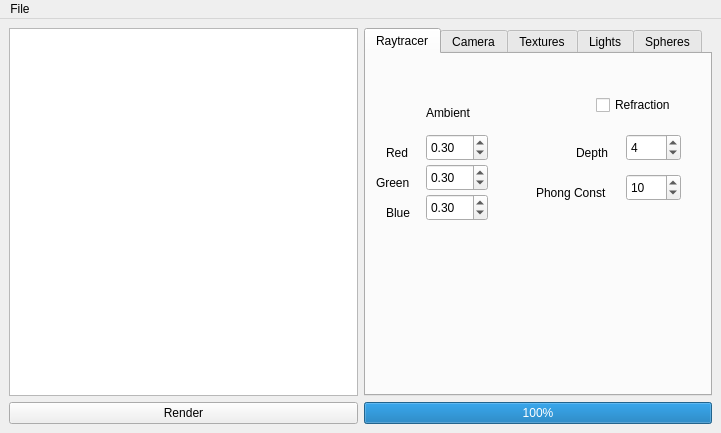
<?xml version="1.0" encoding="UTF-8"?>
<ui version="4.0">
 <class>mainWindowGui</class>
 <widget class="QMainWindow" name="mainWindowGui">
  <property name="geometry">
   <rect>
    <x>0</x>
    <y>0</y>
    <width>721</width>
    <height>433</height>
   </rect>
  </property>
  <property name="windowTitle">
   <string>MainWindow</string>
  </property>
  <widget class="QWidget" name="mainWidget">
   <layout class="QGridLayout" name="gridLayout_4">
    <item row="0" column="0">
     <layout class="QGridLayout" name="gridLayout">
      <item row="1" column="0">
       <widget class="OpenGLCanvas" name="graphics">
        <property name="sizePolicy">
         <sizepolicy hsizetype="Expanding" vsizetype="MinimumExpanding">
          <horstretch>0</horstretch>
          <verstretch>0</verstretch>
         </sizepolicy>
        </property>
        <property name="minimumSize">
         <size>
          <width>200</width>
          <height>200</height>
         </size>
        </property>
       </widget>
      </item>
     </layout>
    </item>
    <item row="0" column="1">
     <widget class="QTabWidget" name="tabWidget">
      <property name="currentIndex">
       <number>0</number>
      </property>
      <widget class="QWidget" name="tab_4">
       <attribute name="title">
        <string>Raytracer</string>
       </attribute>
       <widget class="QDoubleSpinBox" name="doubleSpinBox_18">
        <property name="geometry">
         <rect>
          <x>60</x>
          <y>80</y>
          <width>62</width>
          <height>27</height>
         </rect>
        </property>
        <property name="maximum">
         <double>1.000000000000000</double>
        </property>
        <property name="singleStep">
         <double>0.100000000000000</double>
        </property>
        <property name="value">
         <double>0.300000000000000</double>
        </property>
       </widget>
       <widget class="QSpinBox" name="spinBox_2">
        <property name="geometry">
         <rect>
          <x>260</x>
          <y>80</y>
          <width>55</width>
          <height>27</height>
         </rect>
        </property>
        <property name="value">
         <number>4</number>
        </property>
       </widget>
       <widget class="QSpinBox" name="spinBox_3">
        <property name="geometry">
         <rect>
          <x>260</x>
          <y>120</y>
          <width>55</width>
          <height>27</height>
         </rect>
        </property>
        <property name="maximum">
         <number>500</number>
        </property>
        <property name="value">
         <number>10</number>
        </property>
       </widget>
       <widget class="QDoubleSpinBox" name="doubleSpinBox_19">
        <property name="geometry">
         <rect>
          <x>60</x>
          <y>110</y>
          <width>62</width>
          <height>27</height>
         </rect>
        </property>
        <property name="maximum">
         <double>1.000000000000000</double>
        </property>
        <property name="singleStep">
         <double>0.100000000000000</double>
        </property>
        <property name="value">
         <double>0.300000000000000</double>
        </property>
       </widget>
       <widget class="QDoubleSpinBox" name="doubleSpinBox_20">
        <property name="geometry">
         <rect>
          <x>60</x>
          <y>140</y>
          <width>62</width>
          <height>27</height>
         </rect>
        </property>
        <property name="maximum">
         <double>1.000000000000000</double>
        </property>
        <property name="singleStep">
         <double>0.100000000000000</double>
        </property>
        <property name="value">
         <double>0.300000000000000</double>
        </property>
       </widget>
       <widget class="QLabel" name="label_21">
        <property name="geometry">
         <rect>
          <x>20</x>
          <y>150</y>
          <width>31</width>
          <height>17</height>
         </rect>
        </property>
        <property name="text">
         <string>Blue</string>
        </property>
       </widget>
       <widget class="QLabel" name="label_22">
        <property name="geometry">
         <rect>
          <x>20</x>
          <y>90</y>
          <width>31</width>
          <height>17</height>
         </rect>
        </property>
        <property name="text">
         <string>Red</string>
        </property>
       </widget>
       <widget class="QLabel" name="label_23">
        <property name="geometry">
         <rect>
          <x>10</x>
          <y>120</y>
          <width>41</width>
          <height>17</height>
         </rect>
        </property>
        <property name="text">
         <string>Green</string>
        </property>
       </widget>
       <widget class="QLabel" name="label_20">
        <property name="geometry">
         <rect>
          <x>60</x>
          <y>50</y>
          <width>62</width>
          <height>17</height>
         </rect>
        </property>
        <property name="text">
         <string>Ambient</string>
        </property>
       </widget>
       <widget class="QLabel" name="label_24">
        <property name="geometry">
         <rect>
          <x>210</x>
          <y>90</y>
          <width>41</width>
          <height>17</height>
         </rect>
        </property>
        <property name="text">
         <string>Depth</string>
        </property>
       </widget>
       <widget class="QLabel" name="label_25">
        <property name="geometry">
         <rect>
          <x>170</x>
          <y>130</y>
          <width>91</width>
          <height>17</height>
         </rect>
        </property>
        <property name="text">
         <string>Phong Const</string>
        </property>
       </widget>
       <widget class="QCheckBox" name="checkBox">
        <property name="geometry">
         <rect>
          <x>230</x>
          <y>40</y>
          <width>94</width>
          <height>22</height>
         </rect>
        </property>
        <property name="text">
         <string>Refraction</string>
        </property>
       </widget>
      </widget>
      <widget class="QWidget" name="tab_5">
       <attribute name="title">
        <string>Camera</string>
       </attribute>
       <widget class="QPushButton" name="pushButton_5">
        <property name="geometry">
         <rect>
          <x>130</x>
          <y>170</y>
          <width>93</width>
          <height>27</height>
         </rect>
        </property>
        <property name="text">
         <string>Apply</string>
        </property>
       </widget>
       <widget class="QDoubleSpinBox" name="doubleSpinBox_21">
        <property name="geometry">
         <rect>
          <x>70</x>
          <y>40</y>
          <width>62</width>
          <height>27</height>
         </rect>
        </property>
        <property name="minimum">
         <double>-999.000000000000000</double>
        </property>
        <property name="maximum">
         <double>999.000000000000000</double>
        </property>
        <property name="value">
         <double>160.000000000000000</double>
        </property>
       </widget>
       <widget class="QDoubleSpinBox" name="doubleSpinBox_22">
        <property name="geometry">
         <rect>
          <x>70</x>
          <y>80</y>
          <width>62</width>
          <height>27</height>
         </rect>
        </property>
        <property name="minimum">
         <double>-999.000000000000000</double>
        </property>
        <property name="maximum">
         <double>999.000000000000000</double>
        </property>
        <property name="value">
         <double>160.000000000000000</double>
        </property>
       </widget>
       <widget class="QDoubleSpinBox" name="doubleSpinBox_23">
        <property name="geometry">
         <rect>
          <x>70</x>
          <y>120</y>
          <width>62</width>
          <height>27</height>
         </rect>
        </property>
        <property name="minimum">
         <double>-1000.000000000000000</double>
        </property>
        <property name="maximum">
         <double>0.000000000000000</double>
        </property>
        <property name="value">
         <double>-386.269999999999982</double>
        </property>
       </widget>
       <widget class="QLabel" name="label_26">
        <property name="geometry">
         <rect>
          <x>50</x>
          <y>50</y>
          <width>21</width>
          <height>17</height>
         </rect>
        </property>
        <property name="text">
         <string>X:</string>
        </property>
       </widget>
       <widget class="QLabel" name="label_27">
        <property name="geometry">
         <rect>
          <x>50</x>
          <y>130</y>
          <width>21</width>
          <height>17</height>
         </rect>
        </property>
        <property name="text">
         <string>Z:</string>
        </property>
       </widget>
       <widget class="QLabel" name="label_28">
        <property name="geometry">
         <rect>
          <x>50</x>
          <y>90</y>
          <width>21</width>
          <height>17</height>
         </rect>
        </property>
        <property name="text">
         <string>Y:</string>
        </property>
       </widget>
       <widget class="QDoubleSpinBox" name="doubleSpinBox_24">
        <property name="geometry">
         <rect>
          <x>220</x>
          <y>40</y>
          <width>62</width>
          <height>27</height>
         </rect>
        </property>
        <property name="decimals">
         <number>4</number>
        </property>
        <property name="minimum">
         <double>0.010000000000000</double>
        </property>
        <property name="maximum">
         <double>0.785000000000000</double>
        </property>
        <property name="singleStep">
         <double>0.010000000000000</double>
        </property>
        <property name="value">
         <double>0.392700000000000</double>
        </property>
       </widget>
       <widget class="QLabel" name="label_29">
        <property name="geometry">
         <rect>
          <x>180</x>
          <y>50</y>
          <width>41</width>
          <height>17</height>
         </rect>
        </property>
        <property name="text">
         <string>Alpha</string>
        </property>
       </widget>
      </widget>
      <widget class="QWidget" name="tab">
       <attribute name="title">
        <string>Textures</string>
       </attribute>
       <widget class="QComboBox" name="comboBox">
        <property name="geometry">
         <rect>
          <x>260</x>
          <y>10</y>
          <width>61</width>
          <height>31</height>
         </rect>
        </property>
       </widget>
       <widget class="QDoubleSpinBox" name="doubleSpinBox">
        <property name="geometry">
         <rect>
          <x>60</x>
          <y>40</y>
          <width>62</width>
          <height>27</height>
         </rect>
        </property>
        <property name="maximum">
         <double>1.000000000000000</double>
        </property>
        <property name="singleStep">
         <double>0.100000000000000</double>
        </property>
       </widget>
       <widget class="QDoubleSpinBox" name="doubleSpinBox_2">
        <property name="geometry">
         <rect>
          <x>60</x>
          <y>70</y>
          <width>62</width>
          <height>27</height>
         </rect>
        </property>
        <property name="maximum">
         <double>1.000000000000000</double>
        </property>
        <property name="singleStep">
         <double>0.100000000000000</double>
        </property>
       </widget>
       <widget class="QDoubleSpinBox" name="doubleSpinBox_3">
        <property name="geometry">
         <rect>
          <x>60</x>
          <y>100</y>
          <width>62</width>
          <height>27</height>
         </rect>
        </property>
        <property name="maximum">
         <double>1.000000000000000</double>
        </property>
        <property name="singleStep">
         <double>0.100000000000000</double>
        </property>
       </widget>
       <widget class="QDoubleSpinBox" name="doubleSpinBox_4">
        <property name="geometry">
         <rect>
          <x>90</x>
          <y>140</y>
          <width>62</width>
          <height>27</height>
         </rect>
        </property>
        <property name="maximum">
         <double>1.000000000000000</double>
        </property>
        <property name="singleStep">
         <double>0.100000000000000</double>
        </property>
       </widget>
       <widget class="QDoubleSpinBox" name="doubleSpinBox_5">
        <property name="geometry">
         <rect>
          <x>90</x>
          <y>170</y>
          <width>62</width>
          <height>27</height>
         </rect>
        </property>
        <property name="maximum">
         <double>1.000000000000000</double>
        </property>
        <property name="singleStep">
         <double>0.100000000000000</double>
        </property>
       </widget>
       <widget class="QDoubleSpinBox" name="doubleSpinBox_6">
        <property name="geometry">
         <rect>
          <x>240</x>
          <y>60</y>
          <width>62</width>
          <height>27</height>
         </rect>
        </property>
        <property name="maximum">
         <double>1.000000000000000</double>
        </property>
        <property name="singleStep">
         <double>0.100000000000000</double>
        </property>
       </widget>
       <widget class="QDoubleSpinBox" name="doubleSpinBox_7">
        <property name="geometry">
         <rect>
          <x>240</x>
          <y>100</y>
          <width>62</width>
          <height>27</height>
         </rect>
        </property>
        <property name="singleStep">
         <double>0.500000000000000</double>
        </property>
       </widget>
       <widget class="QLabel" name="label">
        <property name="geometry">
         <rect>
          <x>20</x>
          <y>50</y>
          <width>31</width>
          <height>17</height>
         </rect>
        </property>
        <property name="text">
         <string>Red</string>
        </property>
       </widget>
       <widget class="QLabel" name="label_2">
        <property name="geometry">
         <rect>
          <x>10</x>
          <y>80</y>
          <width>41</width>
          <height>17</height>
         </rect>
        </property>
        <property name="text">
         <string>Green</string>
        </property>
       </widget>
       <widget class="QLabel" name="label_3">
        <property name="geometry">
         <rect>
          <x>20</x>
          <y>110</y>
          <width>31</width>
          <height>17</height>
         </rect>
        </property>
        <property name="text">
         <string>Blue</string>
        </property>
       </widget>
       <widget class="QLabel" name="label_4">
        <property name="geometry">
         <rect>
          <x>20</x>
          <y>150</y>
          <width>71</width>
          <height>17</height>
         </rect>
        </property>
        <property name="text">
         <string>Reflection</string>
        </property>
       </widget>
       <widget class="QLabel" name="label_5">
        <property name="geometry">
         <rect>
          <x>20</x>
          <y>180</y>
          <width>71</width>
          <height>17</height>
         </rect>
        </property>
        <property name="text">
         <string>Refraction</string>
        </property>
       </widget>
       <widget class="QLabel" name="label_6">
        <property name="geometry">
         <rect>
          <x>180</x>
          <y>70</y>
          <width>62</width>
          <height>17</height>
         </rect>
        </property>
        <property name="text">
         <string>Specular</string>
        </property>
       </widget>
       <widget class="QLabel" name="label_7">
        <property name="geometry">
         <rect>
          <x>220</x>
          <y>110</y>
          <width>21</width>
          <height>17</height>
         </rect>
        </property>
        <property name="text">
         <string>N</string>
        </property>
       </widget>
       <widget class="QLabel" name="label_19">
        <property name="geometry">
         <rect>
          <x>190</x>
          <y>20</y>
          <width>62</width>
          <height>17</height>
         </rect>
        </property>
        <property name="text">
         <string>TextureID</string>
        </property>
       </widget>
       <widget class="QPushButton" name="pushButton_2">
        <property name="geometry">
         <rect>
          <x>210</x>
          <y>170</y>
          <width>93</width>
          <height>27</height>
         </rect>
        </property>
        <property name="text">
         <string>Apply</string>
        </property>
       </widget>
      </widget>
      <widget class="QWidget" name="tab_2">
       <attribute name="title">
        <string>Lights</string>
       </attribute>
       <widget class="QComboBox" name="comboBox_2">
        <property name="geometry">
         <rect>
          <x>260</x>
          <y>10</y>
          <width>61</width>
          <height>31</height>
         </rect>
        </property>
       </widget>
       <widget class="QDoubleSpinBox" name="doubleSpinBox_8">
        <property name="geometry">
         <rect>
          <x>80</x>
          <y>60</y>
          <width>62</width>
          <height>27</height>
         </rect>
        </property>
        <property name="minimum">
         <double>-999.000000000000000</double>
        </property>
        <property name="maximum">
         <double>999.000000000000000</double>
        </property>
       </widget>
       <widget class="QDoubleSpinBox" name="doubleSpinBox_9">
        <property name="geometry">
         <rect>
          <x>80</x>
          <y>100</y>
          <width>62</width>
          <height>27</height>
         </rect>
        </property>
        <property name="minimum">
         <double>-999.000000000000000</double>
        </property>
        <property name="maximum">
         <double>999.000000000000000</double>
        </property>
       </widget>
       <widget class="QDoubleSpinBox" name="doubleSpinBox_10">
        <property name="geometry">
         <rect>
          <x>80</x>
          <y>140</y>
          <width>62</width>
          <height>27</height>
         </rect>
        </property>
        <property name="minimum">
         <double>-999.000000000000000</double>
        </property>
        <property name="maximum">
         <double>999.000000000000000</double>
        </property>
       </widget>
       <widget class="QDoubleSpinBox" name="doubleSpinBox_11">
        <property name="geometry">
         <rect>
          <x>250</x>
          <y>60</y>
          <width>62</width>
          <height>27</height>
         </rect>
        </property>
        <property name="maximum">
         <double>1.000000000000000</double>
        </property>
        <property name="singleStep">
         <double>0.100000000000000</double>
        </property>
       </widget>
       <widget class="QDoubleSpinBox" name="doubleSpinBox_12">
        <property name="geometry">
         <rect>
          <x>250</x>
          <y>100</y>
          <width>62</width>
          <height>27</height>
         </rect>
        </property>
        <property name="maximum">
         <double>1.000000000000000</double>
        </property>
        <property name="singleStep">
         <double>0.100000000000000</double>
        </property>
       </widget>
       <widget class="QDoubleSpinBox" name="doubleSpinBox_13">
        <property name="geometry">
         <rect>
          <x>250</x>
          <y>140</y>
          <width>62</width>
          <height>27</height>
         </rect>
        </property>
        <property name="maximum">
         <double>1.000000000000000</double>
        </property>
        <property name="singleStep">
         <double>0.100000000000000</double>
        </property>
       </widget>
       <widget class="QLabel" name="label_8">
        <property name="geometry">
         <rect>
          <x>60</x>
          <y>70</y>
          <width>21</width>
          <height>17</height>
         </rect>
        </property>
        <property name="text">
         <string>X:</string>
        </property>
       </widget>
       <widget class="QLabel" name="label_9">
        <property name="geometry">
         <rect>
          <x>60</x>
          <y>110</y>
          <width>21</width>
          <height>17</height>
         </rect>
        </property>
        <property name="text">
         <string>Y:</string>
        </property>
       </widget>
       <widget class="QLabel" name="label_10">
        <property name="geometry">
         <rect>
          <x>60</x>
          <y>150</y>
          <width>21</width>
          <height>17</height>
         </rect>
        </property>
        <property name="text">
         <string>Z:</string>
        </property>
       </widget>
       <widget class="QLabel" name="label_11">
        <property name="geometry">
         <rect>
          <x>210</x>
          <y>70</y>
          <width>31</width>
          <height>17</height>
         </rect>
        </property>
        <property name="text">
         <string>Red</string>
        </property>
       </widget>
       <widget class="QLabel" name="label_12">
        <property name="geometry">
         <rect>
          <x>200</x>
          <y>110</y>
          <width>41</width>
          <height>17</height>
         </rect>
        </property>
        <property name="text">
         <string>Green</string>
        </property>
       </widget>
       <widget class="QLabel" name="label_13">
        <property name="geometry">
         <rect>
          <x>210</x>
          <y>150</y>
          <width>31</width>
          <height>17</height>
         </rect>
        </property>
        <property name="text">
         <string>Blue</string>
        </property>
       </widget>
       <widget class="QPushButton" name="pushButton_3">
        <property name="geometry">
         <rect>
          <x>130</x>
          <y>190</y>
          <width>93</width>
          <height>27</height>
         </rect>
        </property>
        <property name="text">
         <string>Apply</string>
        </property>
       </widget>
      </widget>
      <widget class="QWidget" name="tab_3">
       <attribute name="title">
        <string>Spheres</string>
       </attribute>
       <widget class="QComboBox" name="comboBox_3">
        <property name="geometry">
         <rect>
          <x>260</x>
          <y>10</y>
          <width>61</width>
          <height>31</height>
         </rect>
        </property>
       </widget>
       <widget class="QDoubleSpinBox" name="doubleSpinBox_14">
        <property name="geometry">
         <rect>
          <x>80</x>
          <y>60</y>
          <width>62</width>
          <height>27</height>
         </rect>
        </property>
        <property name="minimum">
         <double>-999.000000000000000</double>
        </property>
        <property name="maximum">
         <double>999.000000000000000</double>
        </property>
       </widget>
       <widget class="QDoubleSpinBox" name="doubleSpinBox_15">
        <property name="geometry">
         <rect>
          <x>80</x>
          <y>100</y>
          <width>62</width>
          <height>27</height>
         </rect>
        </property>
        <property name="minimum">
         <double>-999.000000000000000</double>
        </property>
        <property name="maximum">
         <double>999.000000000000000</double>
        </property>
       </widget>
       <widget class="QDoubleSpinBox" name="doubleSpinBox_16">
        <property name="geometry">
         <rect>
          <x>80</x>
          <y>140</y>
          <width>62</width>
          <height>27</height>
         </rect>
        </property>
        <property name="minimum">
         <double>-999.000000000000000</double>
        </property>
        <property name="maximum">
         <double>999.000000000000000</double>
        </property>
        <property name="value">
         <double>0.000000000000000</double>
        </property>
       </widget>
       <widget class="QLabel" name="label_14">
        <property name="geometry">
         <rect>
          <x>60</x>
          <y>70</y>
          <width>21</width>
          <height>17</height>
         </rect>
        </property>
        <property name="text">
         <string>X:</string>
        </property>
       </widget>
       <widget class="QLabel" name="label_15">
        <property name="geometry">
         <rect>
          <x>60</x>
          <y>150</y>
          <width>21</width>
          <height>17</height>
         </rect>
        </property>
        <property name="text">
         <string>Z:</string>
        </property>
       </widget>
       <widget class="QLabel" name="label_16">
        <property name="geometry">
         <rect>
          <x>60</x>
          <y>110</y>
          <width>21</width>
          <height>17</height>
         </rect>
        </property>
        <property name="text">
         <string>Y:</string>
        </property>
       </widget>
       <widget class="QDoubleSpinBox" name="doubleSpinBox_17">
        <property name="geometry">
         <rect>
          <x>240</x>
          <y>60</y>
          <width>62</width>
          <height>27</height>
         </rect>
        </property>
        <property name="minimum">
         <double>1.000000000000000</double>
        </property>
        <property name="maximum">
         <double>350.000000000000000</double>
        </property>
       </widget>
       <widget class="QSpinBox" name="spinBox">
        <property name="geometry">
         <rect>
          <x>250</x>
          <y>100</y>
          <width>55</width>
          <height>27</height>
         </rect>
        </property>
       </widget>
       <widget class="QLabel" name="label_17">
        <property name="geometry">
         <rect>
          <x>180</x>
          <y>70</y>
          <width>51</width>
          <height>17</height>
         </rect>
        </property>
        <property name="text">
         <string>Radius</string>
        </property>
       </widget>
       <widget class="QLabel" name="label_18">
        <property name="geometry">
         <rect>
          <x>180</x>
          <y>110</y>
          <width>71</width>
          <height>17</height>
         </rect>
        </property>
        <property name="text">
         <string>TextureID</string>
        </property>
       </widget>
       <widget class="QPushButton" name="pushButton_4">
        <property name="geometry">
         <rect>
          <x>130</x>
          <y>190</y>
          <width>93</width>
          <height>27</height>
         </rect>
        </property>
        <property name="text">
         <string>Apply</string>
        </property>
       </widget>
      </widget>
     </widget>
    </item>
    <item row="1" column="1">
     <widget class="QProgressBar" name="progressBar">
      <property name="value">
       <number>100</number>
      </property>
     </widget>
    </item>
    <item row="1" column="0">
     <widget class="QPushButton" name="pushButton">
      <property name="text">
       <string>Render</string>
      </property>
     </widget>
    </item>
   </layout>
  </widget>
  <widget class="QMenuBar" name="menubar">
   <property name="geometry">
    <rect>
     <x>0</x>
     <y>0</y>
     <width>721</width>
     <height>23</height>
    </rect>
   </property>
   <widget class="QMenu" name="menuFile">
    <property name="title">
     <string>File</string>
    </property>
    <addaction name="actionOpen"/>
    <addaction name="actionClose"/>
   </widget>
   <addaction name="menuFile"/>
  </widget>
  <action name="actionOpen">
   <property name="text">
    <string>Open</string>
   </property>
  </action>
  <action name="actionClose">
   <property name="text">
    <string>Close</string>
   </property>
  </action>
  <action name="actionTranslate">
   <property name="text">
    <string>Translate</string>
   </property>
  </action>
  <action name="actionSave">
   <property name="text">
    <string>Save</string>
   </property>
  </action>
 </widget>
 <customwidgets>
  <customwidget>
   <class>OpenGLCanvas</class>
   <extends>QGraphicsView</extends>
   <header>OpenGLCanvas.h</header>
   <slots>
    <signal>MousePositionChanged(QPoint)</signal>
    <signal>SizeChanged(QSize)</signal>
    <signal>progress(int)</signal>
    <slot>SetPixelPositionX(int)</slot>
    <slot>SetPixelPositionY(int)</slot>
    <slot>drawEverything(Polygon*)</slot>
    <slot>refreshDraw()</slot>
    <slot>setClipMinX(int)</slot>
    <slot>setClipMinY(int)</slot>
    <slot>setClipMaxX(int)</slot>
    <slot>setClipMaxY(int)</slot>
    <slot>setDDA(bool)</slot>
   </slots>
  </customwidget>
 </customwidgets>
 <resources/>
 <connections>
  <connection>
   <sender>actionClose</sender>
   <signal>triggered()</signal>
   <receiver>mainWindowGui</receiver>
   <slot>close()</slot>
   <hints>
    <hint type="sourcelabel">
     <x>-1</x>
     <y>-1</y>
    </hint>
    <hint type="destinationlabel">
     <x>194</x>
     <y>144</y>
    </hint>
   </hints>
  </connection>
  <connection>
   <sender>actionOpen</sender>
   <signal>triggered()</signal>
   <receiver>mainWindowGui</receiver>
   <slot>_FileOpen()</slot>
   <hints>
    <hint type="sourcelabel">
     <x>-1</x>
     <y>-1</y>
    </hint>
    <hint type="destinationlabel">
     <x>194</x>
     <y>144</y>
    </hint>
   </hints>
  </connection>
  <connection>
   <sender>graphics</sender>
   <signal>MousePositionChanged(QPoint)</signal>
   <receiver>mainWindowGui</receiver>
   <slot>CanvasMousePositionChanged(QPoint)</slot>
   <hints>
    <hint type="sourcelabel">
     <x>137</x>
     <y>128</y>
    </hint>
    <hint type="destinationlabel">
     <x>271</x>
     <y>192</y>
    </hint>
   </hints>
  </connection>
  <connection>
   <sender>graphics</sender>
   <signal>SizeChanged(QSize)</signal>
   <receiver>mainWindowGui</receiver>
   <slot>CanvasSizeChanged(QSize)</slot>
   <hints>
    <hint type="sourcelabel">
     <x>155</x>
     <y>138</y>
    </hint>
    <hint type="destinationlabel">
     <x>271</x>
     <y>192</y>
    </hint>
   </hints>
  </connection>
  <connection>
   <sender>mainWindowGui</sender>
   <signal>refresh()</signal>
   <receiver>graphics</receiver>
   <slot>refreshDraw()</slot>
   <hints>
    <hint type="sourcelabel">
     <x>271</x>
     <y>141</y>
    </hint>
    <hint type="destinationlabel">
     <x>155</x>
     <y>138</y>
    </hint>
   </hints>
  </connection>
  <connection>
   <sender>actionSave</sender>
   <signal>triggered()</signal>
   <receiver>mainWindowGui</receiver>
   <slot>writeFile()</slot>
   <hints>
    <hint type="sourcelabel">
     <x>-1</x>
     <y>-1</y>
    </hint>
    <hint type="destinationlabel">
     <x>476</x>
     <y>300</y>
    </hint>
   </hints>
  </connection>
  <connection>
   <sender>pushButton</sender>
   <signal>pressed()</signal>
   <receiver>mainWindowGui</receiver>
   <slot>redraw()</slot>
   <hints>
    <hint type="sourcelabel">
     <x>357</x>
     <y>423</y>
    </hint>
    <hint type="destinationlabel">
     <x>720</x>
     <y>75</y>
    </hint>
   </hints>
  </connection>
  <connection>
   <sender>graphics</sender>
   <signal>progress(int)</signal>
   <receiver>progressBar</receiver>
   <slot>setValue(int)</slot>
   <hints>
    <hint type="sourcelabel">
     <x>313</x>
     <y>240</y>
    </hint>
    <hint type="destinationlabel">
     <x>711</x>
     <y>422</y>
    </hint>
   </hints>
  </connection>
  <connection>
   <sender>comboBox</sender>
   <signal>currentIndexChanged(int)</signal>
   <receiver>mainWindowGui</receiver>
   <slot>changeTexture(int)</slot>
   <hints>
    <hint type="sourcelabel">
     <x>658</x>
     <y>87</y>
    </hint>
    <hint type="destinationlabel">
     <x>589</x>
     <y>30</y>
    </hint>
   </hints>
  </connection>
  <connection>
   <sender>pushButton_2</sender>
   <signal>pressed()</signal>
   <receiver>mainWindowGui</receiver>
   <slot>applyTexture()</slot>
   <hints>
    <hint type="sourcelabel">
     <x>612</x>
     <y>239</y>
    </hint>
    <hint type="destinationlabel">
     <x>672</x>
     <y>26</y>
    </hint>
   </hints>
  </connection>
  <connection>
   <sender>pushButton_3</sender>
   <signal>pressed()</signal>
   <receiver>mainWindowGui</receiver>
   <slot>applyLight()</slot>
   <hints>
    <hint type="sourcelabel">
     <x>557</x>
     <y>264</y>
    </hint>
    <hint type="destinationlabel">
     <x>592</x>
     <y>26</y>
    </hint>
   </hints>
  </connection>
  <connection>
   <sender>comboBox_2</sender>
   <signal>currentIndexChanged(int)</signal>
   <receiver>mainWindowGui</receiver>
   <slot>changeLight(int)</slot>
   <hints>
    <hint type="sourcelabel">
     <x>644</x>
     <y>98</y>
    </hint>
    <hint type="destinationlabel">
     <x>716</x>
     <y>67</y>
    </hint>
   </hints>
  </connection>
  <connection>
   <sender>comboBox_3</sender>
   <signal>currentIndexChanged(int)</signal>
   <receiver>mainWindowGui</receiver>
   <slot>changeSphere(int)</slot>
   <hints>
    <hint type="sourcelabel">
     <x>648</x>
     <y>92</y>
    </hint>
    <hint type="destinationlabel">
     <x>715</x>
     <y>113</y>
    </hint>
   </hints>
  </connection>
  <connection>
   <sender>pushButton_4</sender>
   <signal>pressed()</signal>
   <receiver>mainWindowGui</receiver>
   <slot>applySphere()</slot>
   <hints>
    <hint type="sourcelabel">
     <x>549</x>
     <y>265</y>
    </hint>
    <hint type="destinationlabel">
     <x>716</x>
     <y>153</y>
    </hint>
   </hints>
  </connection>
  <connection>
   <sender>doubleSpinBox_18</sender>
   <signal>valueChanged(double)</signal>
   <receiver>mainWindowGui</receiver>
   <slot>updateAmbient()</slot>
   <hints>
    <hint type="sourcelabel">
     <x>450</x>
     <y>156</y>
    </hint>
    <hint type="destinationlabel">
     <x>439</x>
     <y>29</y>
    </hint>
   </hints>
  </connection>
  <connection>
   <sender>doubleSpinBox_19</sender>
   <signal>valueChanged(double)</signal>
   <receiver>mainWindowGui</receiver>
   <slot>updateAmbient()</slot>
   <hints>
    <hint type="sourcelabel">
     <x>477</x>
     <y>178</y>
    </hint>
    <hint type="destinationlabel">
     <x>458</x>
     <y>29</y>
    </hint>
   </hints>
  </connection>
  <connection>
   <sender>doubleSpinBox_20</sender>
   <signal>valueChanged(double)</signal>
   <receiver>mainWindowGui</receiver>
   <slot>updateAmbient()</slot>
   <hints>
    <hint type="sourcelabel">
     <x>462</x>
     <y>207</y>
    </hint>
    <hint type="destinationlabel">
     <x>362</x>
     <y>242</y>
    </hint>
   </hints>
  </connection>
  <connection>
   <sender>spinBox_2</sender>
   <signal>valueChanged(int)</signal>
   <receiver>mainWindowGui</receiver>
   <slot>updateDepth(int)</slot>
   <hints>
    <hint type="sourcelabel">
     <x>648</x>
     <y>155</y>
    </hint>
    <hint type="destinationlabel">
     <x>716</x>
     <y>143</y>
    </hint>
   </hints>
  </connection>
  <connection>
   <sender>spinBox_3</sender>
   <signal>valueChanged(int)</signal>
   <receiver>mainWindowGui</receiver>
   <slot>updatePhong(int)</slot>
   <hints>
    <hint type="sourcelabel">
     <x>666</x>
     <y>201</y>
    </hint>
    <hint type="destinationlabel">
     <x>716</x>
     <y>204</y>
    </hint>
   </hints>
  </connection>
  <connection>
   <sender>checkBox</sender>
   <signal>clicked(bool)</signal>
   <receiver>mainWindowGui</receiver>
   <slot>updateRef(bool)</slot>
   <hints>
    <hint type="sourcelabel">
     <x>659</x>
     <y>109</y>
    </hint>
    <hint type="destinationlabel">
     <x>714</x>
     <y>53</y>
    </hint>
   </hints>
  </connection>
  <connection>
   <sender>pushButton_5</sender>
   <signal>pressed()</signal>
   <receiver>mainWindowGui</receiver>
   <slot>updateCamera()</slot>
   <hints>
    <hint type="sourcelabel">
     <x>545</x>
     <y>244</y>
    </hint>
    <hint type="destinationlabel">
     <x>718</x>
     <y>42</y>
    </hint>
   </hints>
  </connection>
 </connections>
 <slots>
  <signal>openTheFile(QString)</signal>
  <signal>updateGraphics(Polygon*)</signal>
  <signal>refresh()</signal>
  <slot>_Exit()</slot>
  <slot>_FileOpen()</slot>
  <slot>CanvasMousePositionChanged(QPoint)</slot>
  <slot>CanvasSizeChanged(QSize)</slot>
  <slot>selectObj(int)</slot>
  <slot>writeFile()</slot>
  <slot>redraw()</slot>
  <slot>changeTexture(int)</slot>
  <slot>applyTexture()</slot>
  <slot>applyLight()</slot>
  <slot>applySphere()</slot>
  <slot>changeLight(int)</slot>
  <slot>changeSphere(int)</slot>
  <slot>updateAmbient()</slot>
  <slot>updateDepth(int)</slot>
  <slot>updatePhong(int)</slot>
  <slot>updateRef(bool)</slot>
  <slot>updateCamera()</slot>
 </slots>
</ui>
